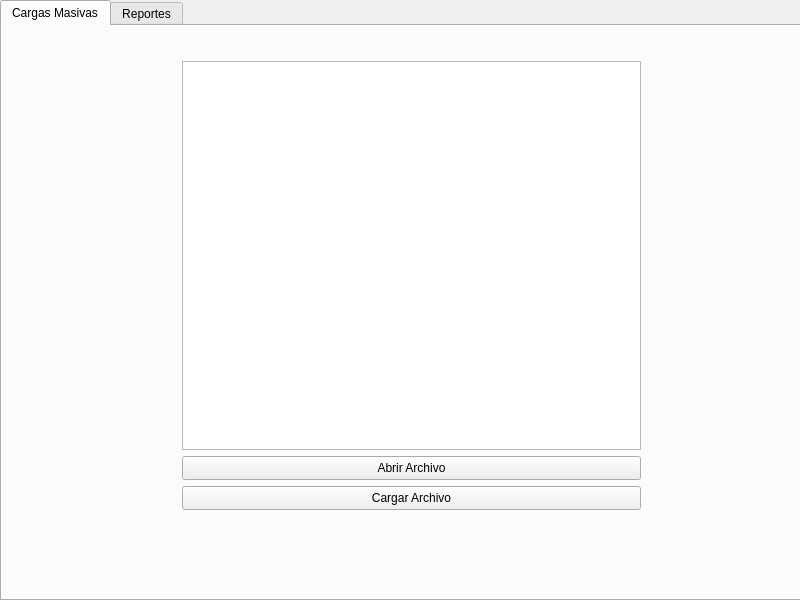
<?xml version="1.0" encoding="UTF-8"?>
<ui version="4.0">
 <class>MainWindow</class>
 <widget class="QMainWindow" name="MainWindow">
  <property name="geometry">
   <rect>
    <x>0</x>
    <y>0</y>
    <width>800</width>
    <height>600</height>
   </rect>
  </property>
  <property name="windowTitle">
   <string>MainWindow</string>
  </property>
  <widget class="QWidget" name="centralwidget">
   <widget class="QTabWidget" name="tabWidget">
    <property name="geometry">
     <rect>
      <x>0</x>
      <y>0</y>
      <width>801</width>
      <height>601</height>
     </rect>
    </property>
    <property name="currentIndex">
     <number>0</number>
    </property>
    <widget class="QWidget" name="tab">
     <attribute name="title">
      <string>Cargas Masivas</string>
     </attribute>
     <widget class="QPlainTextEdit" name="verArchivo">
      <property name="geometry">
       <rect>
        <x>180</x>
        <y>35</y>
        <width>459</width>
        <height>389</height>
       </rect>
      </property>
      <property name="readOnly">
       <bool>true</bool>
      </property>
     </widget>
     <widget class="QPushButton" name="Boton_cargar">
      <property name="geometry">
       <rect>
        <x>180</x>
        <y>460</y>
        <width>459</width>
        <height>24</height>
       </rect>
      </property>
      <property name="text">
       <string>Cargar Archivo</string>
      </property>
     </widget>
     <widget class="QPushButton" name="Boton_abrir">
      <property name="geometry">
       <rect>
        <x>180</x>
        <y>430</y>
        <width>459</width>
        <height>24</height>
       </rect>
      </property>
      <property name="text">
       <string>Abrir Archivo</string>
      </property>
     </widget>
    </widget>
    <widget class="QWidget" name="tab_2">
     <attribute name="title">
      <string>Reportes</string>
     </attribute>
     <widget class="QTableWidget" name="Tabla_usuarios">
      <property name="geometry">
       <rect>
        <x>70</x>
        <y>70</y>
        <width>621</width>
        <height>281</height>
       </rect>
      </property>
      <attribute name="horizontalHeaderStretchLastSection">
       <bool>true</bool>
      </attribute>
      <column>
       <property name="text">
        <string>Nombres</string>
       </property>
      </column>
      <column>
       <property name="text">
        <string>Apellidos</string>
       </property>
      </column>
      <column>
       <property name="text">
        <string>Nacimiento</string>
       </property>
      </column>
      <column>
       <property name="text">
        <string>Correo</string>
       </property>
      </column>
     </widget>
     <widget class="QPushButton" name="Boton_reporte">
      <property name="geometry">
       <rect>
        <x>300</x>
        <y>410</y>
        <width>141</width>
        <height>41</height>
       </rect>
      </property>
      <property name="text">
       <string>Generar reporte</string>
      </property>
     </widget>
    </widget>
   </widget>
  </widget>
 </widget>
 <resources/>
 <connections/>
</ui>
